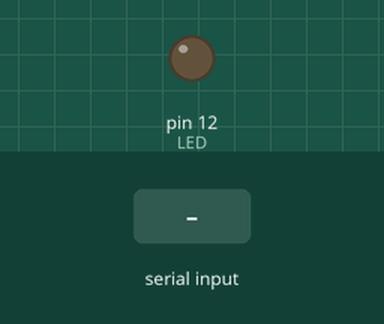
Recording of a sketch running on a simulated Arduino Uno, built with avr-gcc and run on an emulated ATmega328P. Parts: output pins drawn as LEDs (lit = HIGH). Inputs (shaded band) come from the test bench.

Above: at 1.2 s.
1.3 s: "1" received over Serial
At 1.7 s:
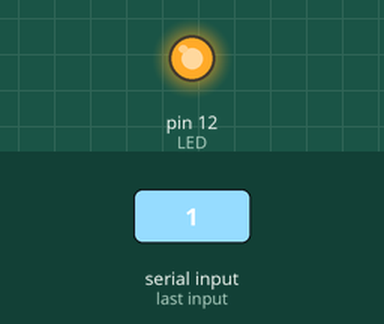
2.8 s: "0" received over Serial
At 4.1 s:
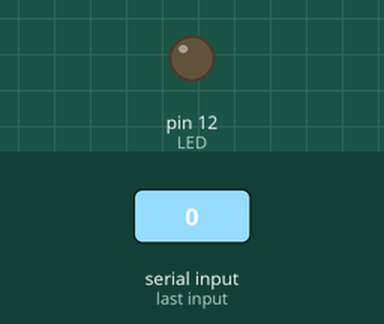
Timing chart, 0 to 5.8 s (numbered marks = the images above; inputs shaded):
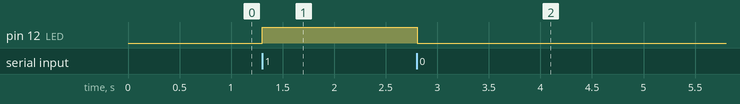

Measured:
- after the input at 1.3 s, pin 12 (LED): LOW → HIGH at once
- after the input at 2.8 s, pin 12 (LED): HIGH → LOW at once

The sketch:

webclient_practice.ino
```cpp
#define LED 12

void setup() {
  Serial.begin(9600);
  pinMode(LED, OUTPUT);
}

void loop() {
  int incomingValue = 0;

  if (Serial.available() > 0) {
    incomingValue = Serial.read();
  }

  if (incomingValue == 49) {
    digitalWrite(LED, HIGH);
  } else if (incomingValue == 48) {
    digitalWrite(LED, LOW);
  }

  delay(10);
}
```
